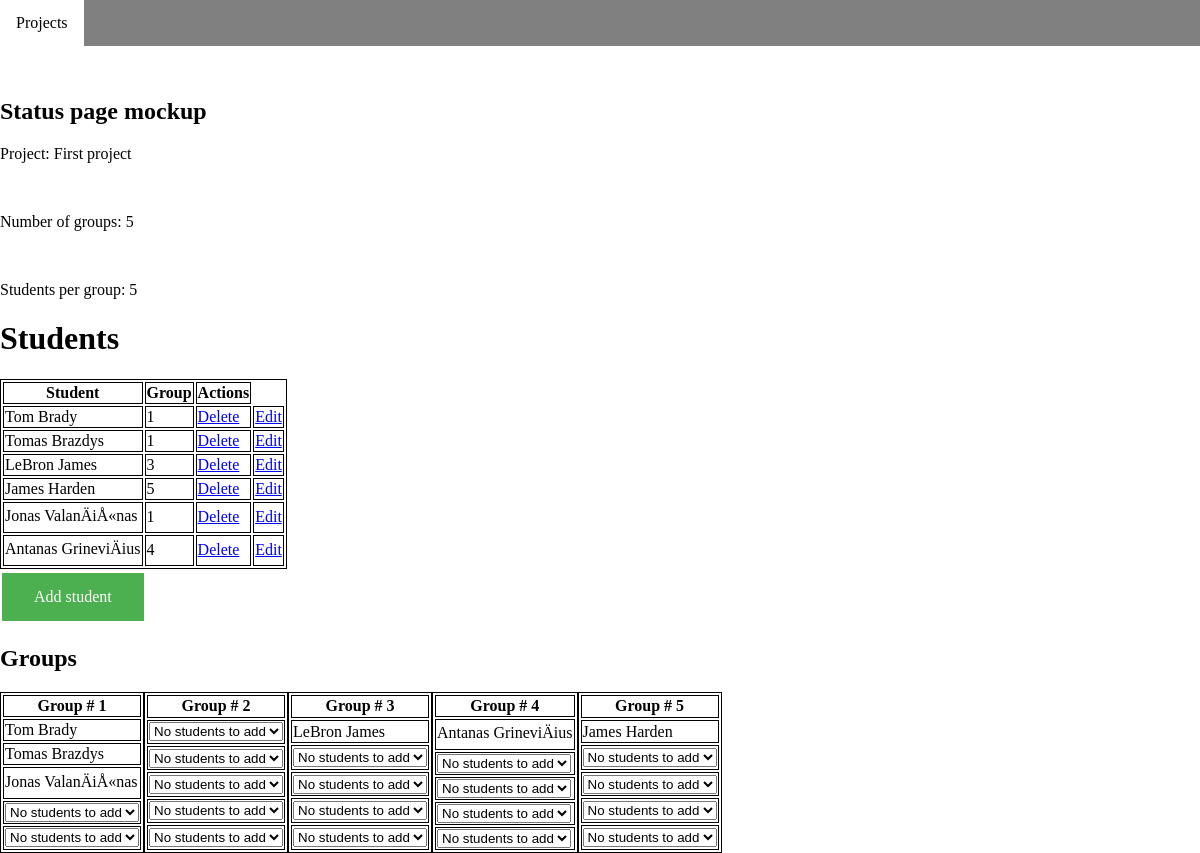
/project.php?id=2, run on the app's committed database.
### tables this page shows
CREATE TABLE `projects` (
  `id` int(11) NOT NULL,
  `name` varchar(255) NOT NULL,
  `nog` int(2) NOT NULL,
  `spg` int(2) NOT NULL
);

CREATE TABLE `students` (
  `id` int(11) NOT NULL,
  `namesurname` varchar(255) NOT NULL,
  `project` int(11) NOT NULL,
  `s_group` int(2) NOT NULL DEFAULT 0
);

### myclass.php (called while the page is built, shortened)
<?php
include "db.php";
class myClass extends database
{
    public function readProjects()
    {
        if (isset($_GET['id'])) {
            $id = $_GET['id'];
            $query = "SELECT * FROM projects where id = {$id}";
            $stmt = $this->connect()->prepare($query);
            $stmt->execute();
            return $stmt;
        } else {
            echo "Projects wasn`t selected";
        }
    }
    public function readStudents()
    {
        if (isset($_GET['id']) or isset($_GET['project-id'])) {
            if (isset($_GET['id'])):
                $id = $_GET['id'];
            elseif (isset($_GET['project-id'])):
                $id = $_GET['project-id'];
            endif;
            $query = "SELECT * FROM students where project={$id}";
            $stmt = $this->connect()->prepare($query);
            $stmt->execute();
            return $stmt;
        }
    }
    public function fetchStudentsGroup($s_id)
    {
        if (isset($_GET['id'])) {
            $id = $_GET['id'];
            $query = "SELECT * FROM students where project={$id} and s_group={$s_id}";
            $stmt = $this->connect()->prepare($query);
            $stmt->execute();
            return $stmt;
        }
    }
    public function fetchStudentWithoutGroup()
    {
        if (isset($_GET['id'])) {
            $id = $_GET['id'];
            $query = "SELECT * FROM students where project={$id} and s_group=0";
            $stmt = $this->connect()->prepare($query);
            $stmt->execute();
            return $stmt;
        }
    }
}
?>

### db.php (called while the page is built, shortened)
<?php
class database
{
  private $db_host = "localhost";
  private $db_user = "root";
  private $db_name = "stud_proj";
   public function connect()
   {
       $this->conn = null;
       try {
         $this->conn = new PDO("mysql:host=$this->db_host;dbname=$this->db_name", $this->db_user, '');
         $db = $this->conn->prepare("CREATE SCHEMA IF NOT EXISTS $this->db_name");
         $db->execute();
         $this->conn->setAttribute(PDO::ATTR_ERRMODE, PDO::ERRMODE_EXCEPTION);
       } catch (PDOException $e) {
           echo "Nepavyko prisijungti prie DB " . $e->getMessage();
       }
       return $this->conn;
   }
}
?>

### project.php (the view, shortened to what this page needs)
<?php
include "header.php";
$myclass = new myClass();
$fetchprojects = $myclass->readProjects();
$num_projects = $fetchprojects->rowCount();
$fetchstudents = $myclass->readStudents();
$num_students = $fetchstudents->rowCount();
$fetchStudentsWithoutGroup = $myclass->fetchStudentWithoutGroup();
$n_s_w_g = $fetchStudentsWithoutGroup->rowCount();
$students = 0;
$project = ['id' => '', 'name' => '', 'nog' => '', 'spg' => ''];
if ($num_projects == 1) {
    foreach ($fetchprojects->fetchAll(PDO::FETCH_ASSOC) as $result) {
        $project['id'] = $result['id'];
        $project['name'] = $result['name'];
        $project['nog'] = $result['nog'];
        $project['spg'] = $result['spg'];
    }
    ?>
    <div class="flex-container">
        <div>
            <h2>Status page mockup</h2>
            <div class="break">
                <p>Project: <?= $project['name']; ?></p>
                <br>
                <p>Number of groups: <?= $project['nog']; ?></p>
                <br>
                <p>Students per group: <?= $project['spg']; ?></p>
                <h1>Students</h1>
                <?php if ($num_students > 0) {  ?>
                    <div class="students">
                        <table>
                            <tr>
                                <th>Student</th>
                                <th>Group</th>
                                <th>Actions</th>
                            </tr>
                            <?php
                            foreach ($fetchstudents->fetchAll(PDO::FETCH_ASSOC) as $result) {
                                ?>
                                <tr>
                                    <td><?= $result['namesurname'] ?></td>
                                    <?php if ($result['s_group'] == 0)
                                        echo '<td>-</td>';
                                    else {
                                        echo '<td>' . $result['s_group'] . '</td>';
                                    }
                                    ?>
                                    <td>
                                        <a href="project.php?id=<?= $project['id'] ?>&delete-stud=<?= $result['id'] ?>">Delete</a>
                                    </td>
                                    <td>
                                        <a href="project.php?id=<?= $project['id'] ?>&edit-stud=<?= $result['id'] ?>">Edit</a>
                                    </td>
                                </tr>
                                <?php
                            }
                            ?>
                        </table>
                    </div>
                    <a href="add-student.php?project-id=<?= $project['id'] ?>" class="button">Add student</a>
                    <h2>Groups</h2>
                    <div style="display: flex;">
                        <?php for ($i = 1; $i <= $project['nog']; $i++)
                        {
                            $fetchStudentsPerGroup = $myclass->fetchStudentsGroup($i);
                            $num_students_group = $fetchStudentsPerGroup->rowCount();
                            ?>
                            <table>
                                <tr>
                                    <th>Group # <?= $i; ?></th>
                                </tr>
                                <?php
                                if ($num_students_group > 0) {
                                    foreach ($fetchStudentsPerGroup->fetchAll(PDO::FETCH_ASSOC) as $result) {
                                        echo '<tr><td>' . $result['namesurname'] . '</td></tr>';
                                        $students++;
                                    }
                                    $left = $project['spg'] - $students;
                                    for ($j = 1; $j <= $left; $j++) { ?>
                                        <tr>
                                            <td>
                                                <select name="selectStudent">
                                                    <?php
                                                    if ($n_s_w_g > 0): ?>
                                                        <option value="" selected="selected" hidden="hidden">Choose
                                                            here
                                                        </option>
                                                    <?php else: ?>
                                                        <option value="" selected="selected" hidden="hidden">No students
                                                            to add
                                                        </option>
                                                    <?php endif ?>
                                                </select>
                                            </td>
                                        </tr>
                                    <?php }
                                    $students = 0;
                                } else {
                                    for ($k = 1; $k <= $project['spg']; $k++) {
                                        ?>
                                        <tr>
                                            <td>
                                                <select name="selectStudent">
                                                    <?php if ($n_s_w_g > 0): ?>
                                                        <option value="" selected="selected" hidden="hidden">Choose
                                                            here
                                                        </option>
                                                    <?php else: ?>
                                                        <option value="" selected="selected" hidden="hidden">No students
                                                            to add
                                                        </option>
                                                    <?php endif ?>
                                                </select>
                                            </td>
                                        </tr>
                                        <?php
                                    }
                                    ?>
                                    <?php
                                }
                                ?>
                            </table>
                            <?php
                        }
                        ?>
                    </div>
                    <?php
                } else {
                    echo "No students are attached to this project";
                    ?>
                    <a href="add-student.php?project-id=<?= $project['id'] ?>" class="button">Add student</a>
                    <?php
                }
                ?>
            </div>
        </div>
    </div>
    <?php
} else {
    echo "No project";
}
    ?>

### header.php (shortened to what this page needs)
<?php
include "myclass.php";
?>
<!doctype html>
<html lang="en">
<head>
    <link rel="stylesheet" href="css/css1.css">
</head>
<ul class="header">
    <li class="header"><a class="active" href="index.php">Projects</a></li>
</ul>

### css/css1.css (style rules this page uses)
ul.header { list-style-type: none; margin: 0; padding: 0; overflow: hidden; background-color: grey; }
li.header { float: left; }
li.header a { display: block; color: black; text-align: center; padding: 14px 16px; text-decoration: none; }
.flex-container { margin-top: 2rem; flex-wrap: wrap; display: flex; }
.break { flex-basis: 100%; height: 0; }
.button { background-color: #4CAF50; border: none; color: white; padding: 15px 32px; text-align: center; text-decoration: none; display: inline-block; font-size: 16px; margin: 4px 2px; cursor: pointer; }
table, th, td { border: 1px solid; }

### data on the page
projects: name "First project", nog "5", spg "5"
students: namesurname "Tom Brady", s_group "1"
students: namesurname "Tomas Brazdys", s_group "1"
students: namesurname "LeBron James", s_group "3"
students: namesurname "James Harden", s_group "5"
students: namesurname "Jonas ValanÄiÅ«nas", s_group "1"
students: namesurname "Antanas GrineviÄius", s_group "4"
